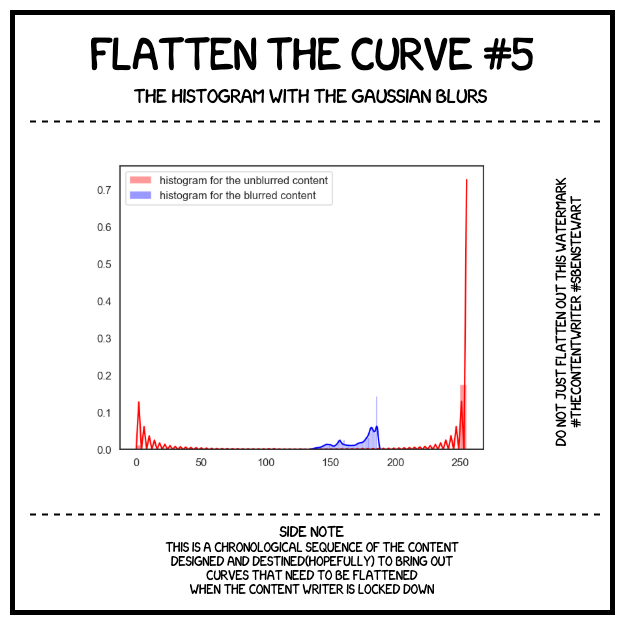
#> input picture the-content/flatten-the-curve-#5/flatten-the-curve-#5.png, 625 x 625 px
$ jupyter execute the-code.ipynb   (shell and % lines are left out)
#> lines starting #> are read from the running program, lines starting #| are printed output that depends on the picture
[cell 1]
#opencv for the image blurring
import cv2
#numpy for faster math things
import numpy as np
#the plotting part
from matplotlib import pyplot as plt
#the curve tracing needs this
from scipy import stats
import scipy.stats as ss
#why not plot inline

[cell 2]
#load the image
img = cv2.imread('flatten-the-curve-#5.png')
#> img is the input picture: shape (625, 625, 3); mean B, G, R 234.6, 234.4, 235.2

[cell 3]
#set the figure size, because matplot defualts are too small
plt.figure(figsize=(10,10))
#show the loaded image
plt.imshow(img)

[cell 4]
#copy image to blur
blur = img

[cell 5]
#apply the gaussian blur for these many numer of times
for i in range(0,10):
    blur = cv2.GaussianBlur(blur,(45,45),0)
#> this loop made 10 passes
#> pass 1, `blur = cv2.GaussianBlur(blur,(45,45),0)`:
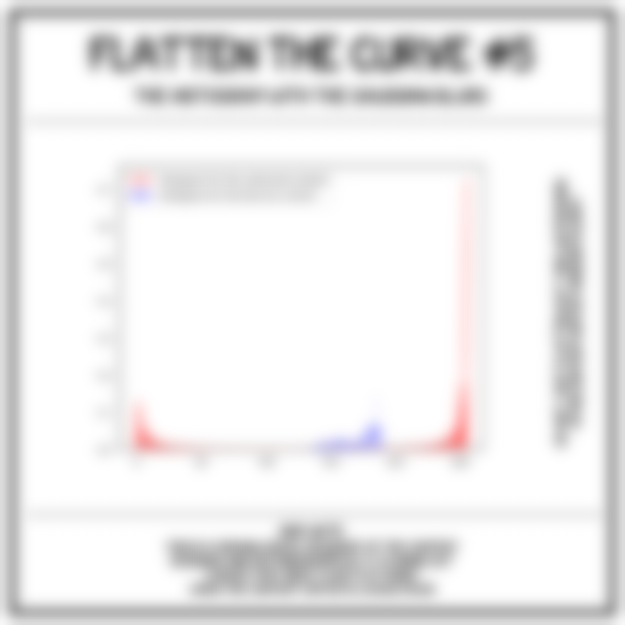
#> blur: shape (625, 625, 3); mean B, G, R 234.5, 234.3, 235.1
#> pass 3, `blur = cv2.GaussianBlur(blur,(45,45),0)`:
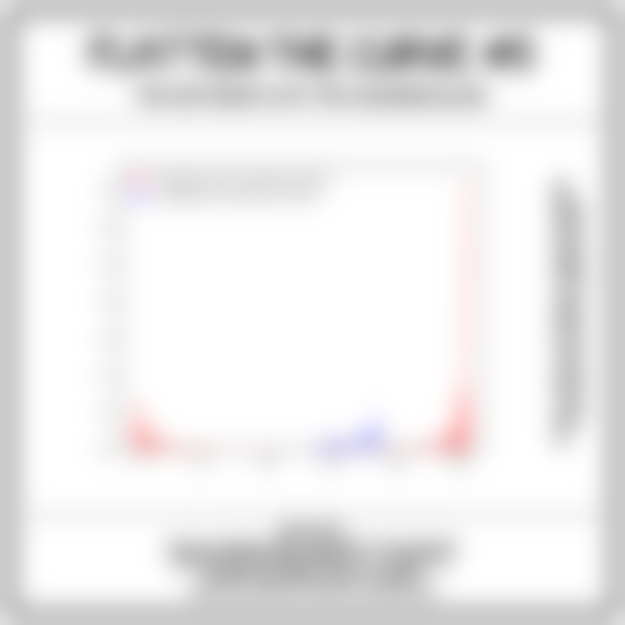
#> blur: shape (625, 625, 3); mean B, G, R 234.5, 234.3, 235.1

[cell 6]
#again the figure size
plt.figure(figsize=(10,10))
#histogram of the blurred image in blue
plt.hist(blur.ravel(),  histtype="stepfilled")
#histogram of the blurred image in orange
plt.hist(img.ravel(),25,[0,256], histtype="stepfilled")
#show the plot
plt.show()
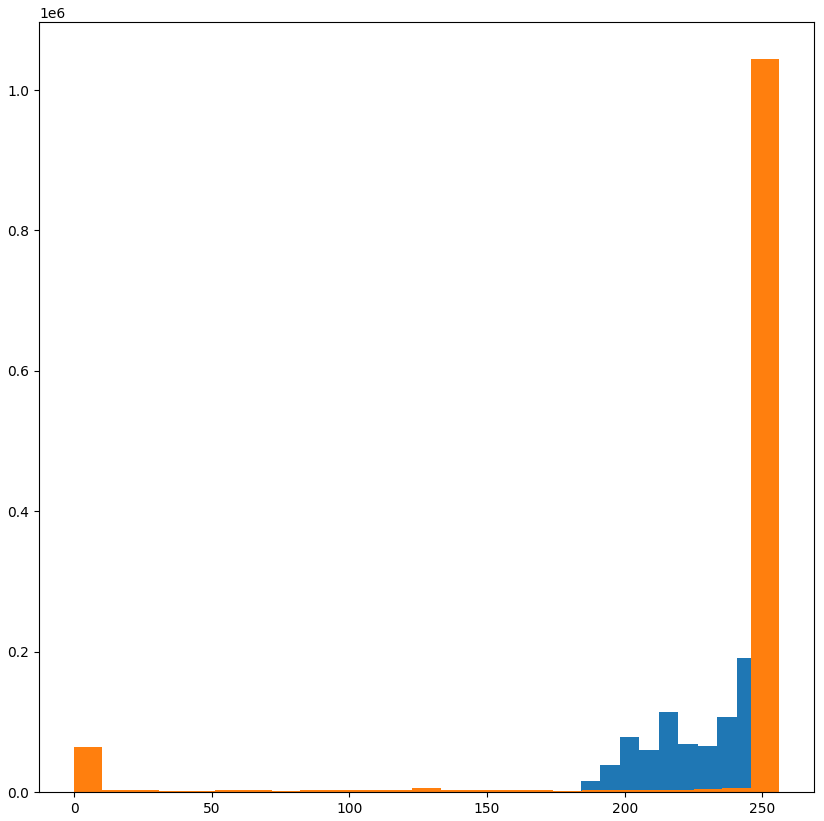
#> figure drawn by matplotlib, 1 panel

[cell 7]
#and again the plot size
plt.figure(figsize=(10,10))
#show the blurred image
plt.imshow(blur)

[cell 8]
#needed for easier plotting of the plots
import seaborn as sns
#again the plot size
sns.set(rc={'figure.figsize':(10,8)})
#chanage the bgcolor to white
sns.set_style("white")
#make the legend and axis text a bit bigger
sns.set_context("talk")
#remove the axis splines
sns.despine()
#get the graph from the hist count of image
x = img.ravel()
#plot the image in red
ax = sns.distplot(x, label = 'histogram for the unblurred content', color='red')
#get the graph from the hist count of blurred image
x = blur.ravel()
#plot the blurred image in blue
ax = sns.distplot(x, label = 'histogram for the blurred content', color='blue')
#set the legend for the plot
plt.legend(bbox_to_anchor=(0.6, 1), loc=1)
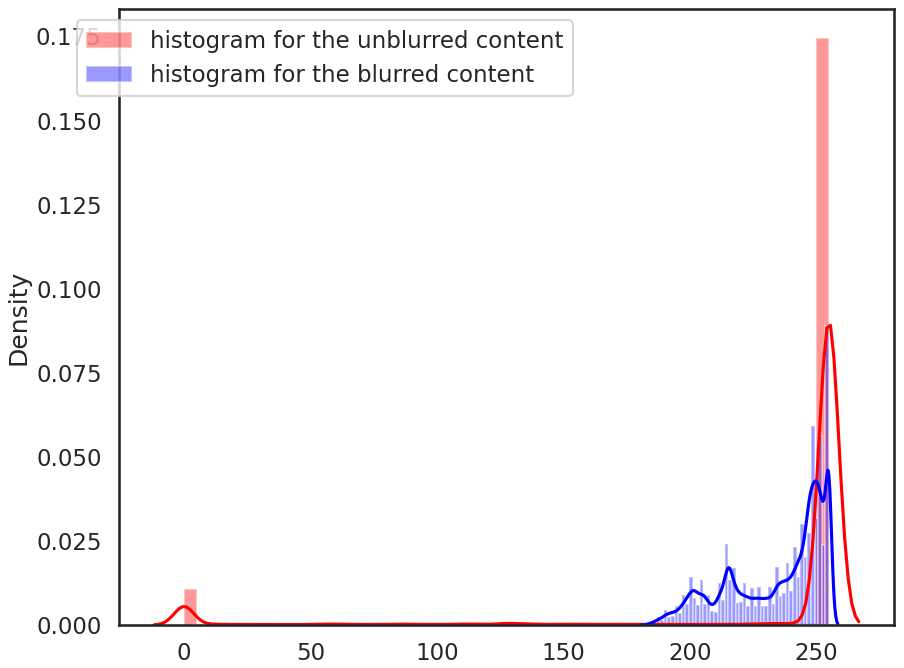
#> figure drawn by matplotlib, 1 panel; tallest bar 0.174 high, from x = 249.9 to 255; tallest bar 0.0888 high, from x = 253.6 to 255; curve peaks at x = 255.6, y = 0.0891; curve peaks at x = 254.6, y = 0.046

$ run again, with the-content/flatten-the-curve-#5/base.png copied over the-content/flatten-the-curve-#5/flatten-the-curve-#5.png
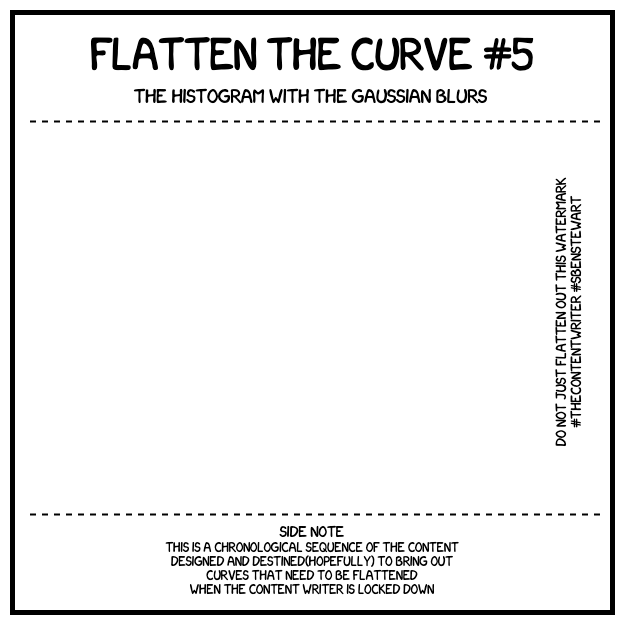
#> input picture the-content/flatten-the-curve-#5/base.png, 625 x 625 px
#> img is the input picture: shape (625, 625, 3); min 0, max 255, mean 237.1
#> the loop `for i in range(0,10):` made 10 passes
#> pass 1, `blur = cv2.GaussianBlur(blur,(45,45),0)`:
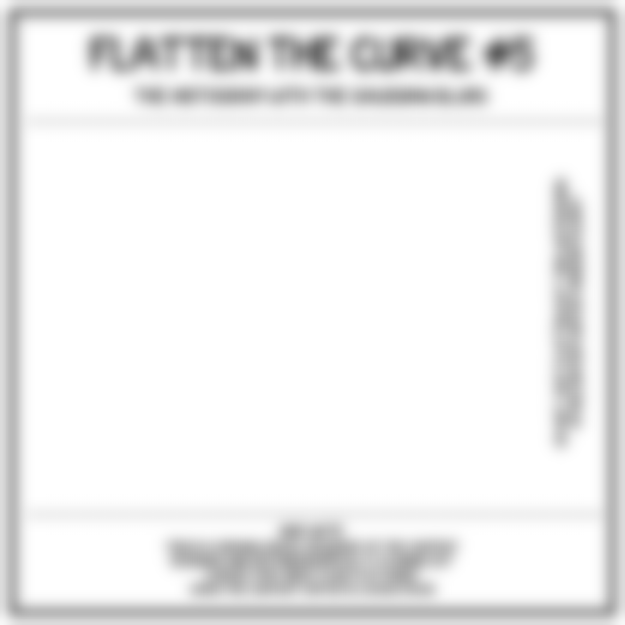
#> blur: shape (625, 625, 3); min 98, max 255, mean 236.9
#> `[cell 8] #needed for easier plotting of the plots import seaborn as sn..`:
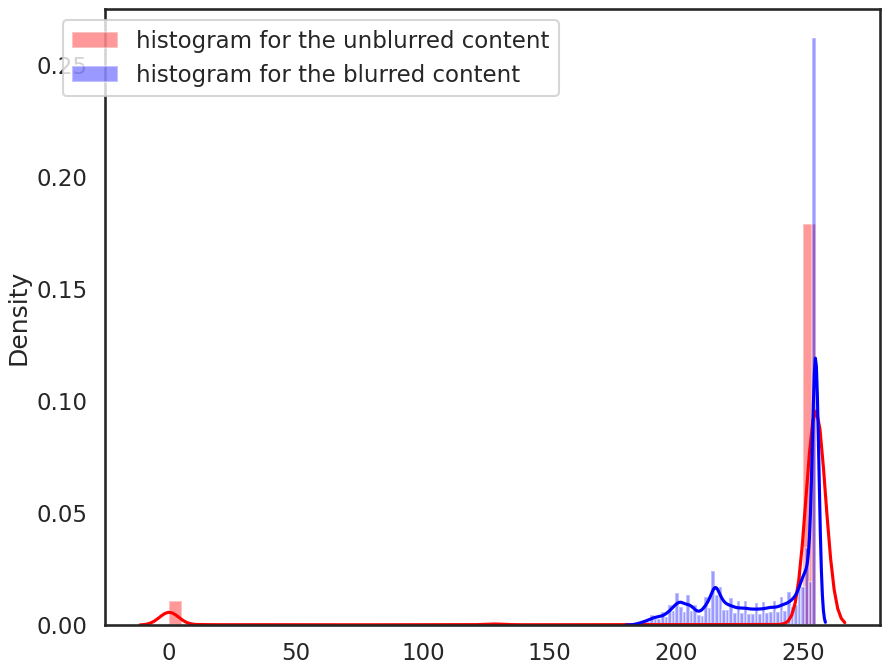
#> figure drawn by matplotlib, 1 panel; tallest bar 0.179 high, from x = 249.9 to 255; tallest bar 0.262 high, from x = 253.6 to 255; curve peaks at x = 255.2, y = 0.0955; curve peaks at x = 254.8, y = 0.119
